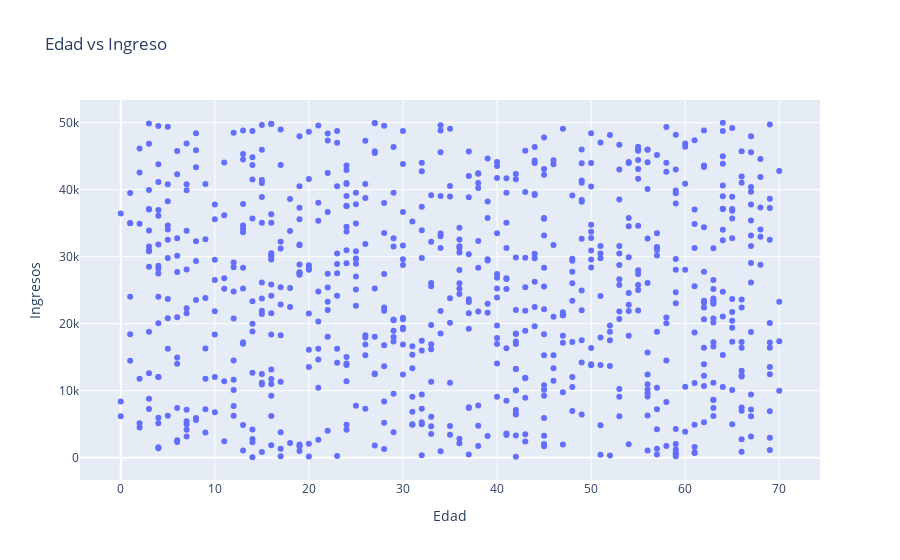

Notebook code for this chart:
### Code cell
fig = px.scatter(df, x="Edad", y="Ingresos", title='Edad vs Ingreso') #no hay una tendencia
fig.show()

### Figure 1 — Plotly figure (JSON) as saved in the notebook; plotly's stock layout.template omitted (floating-point values rounded to 4 significant figures; data arrays with more than 128 entries replaced by an {"elided": "..."} marker saying what was removed)
{"data": [{"hovertemplate": "Edad=%{x}<br>Ingresos=%{y}<extra></extra>", "legendgroup": "", "marker": {"color": "#636efa", "symbol": "circle"}, "mode": "markers", "name": "", "orientation": "v", "showlegend": false, "type": "scatter", "x": {"elided": "767 int values"}, "xaxis": "x", "y": {"elided": "767 int values"}, "yaxis": "y"}], "layout": {"legend": {"tracegroupgap": 0}, "title": {"text": "Edad vs Ingreso"}, "xaxis": {"anchor": "y", "domain": [0, 1], "title": {"text": "Edad"}}, "yaxis": {"anchor": "x", "domain": [0, 1], "title": {"text": "Ingresos"}}}}
